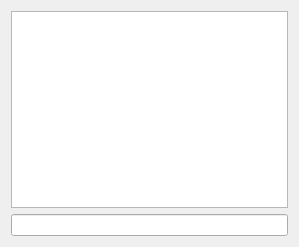
<ui version="4.0" >
 <class>ChatWidget</class>
 <widget class="QWidget" name="ChatWidget" >
  <property name="geometry" >
   <rect>
    <x>0</x>
    <y>0</y>
    <width>299</width>
    <height>247</height>
   </rect>
  </property>
  <property name="windowTitle" >
   <string>Form</string>
  </property>
  <layout class="QVBoxLayout" name="verticalLayout" >
   <item>
    <widget class="QTextBrowser" name="mp_chatView" >
     <property name="focusPolicy" >
      <enum>Qt::NoFocus</enum>
     </property>
     <property name="horizontalScrollBarPolicy" >
      <enum>Qt::ScrollBarAlwaysOff</enum>
     </property>
    </widget>
   </item>
   <item>
    <widget class="QLineEdit" name="mp_messageBox" />
   </item>
  </layout>
 </widget>
 <resources/>
 <connections/>
</ui>
